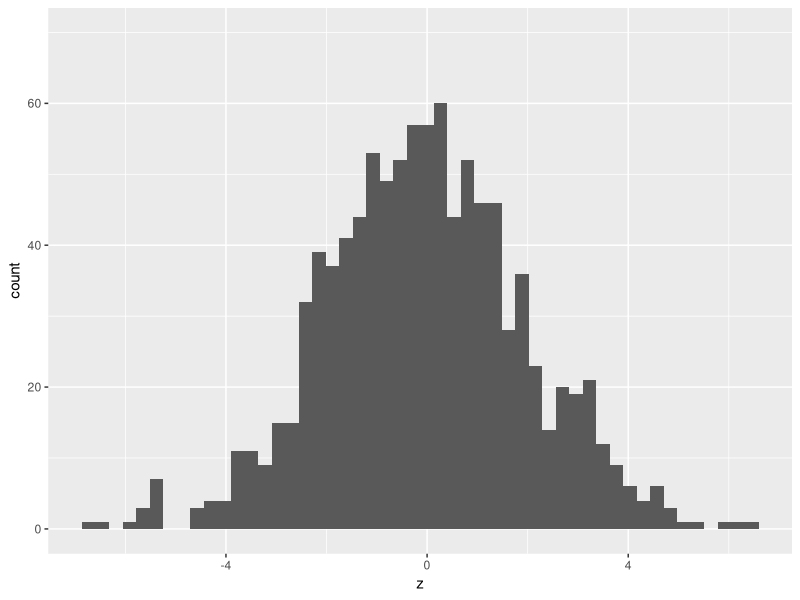
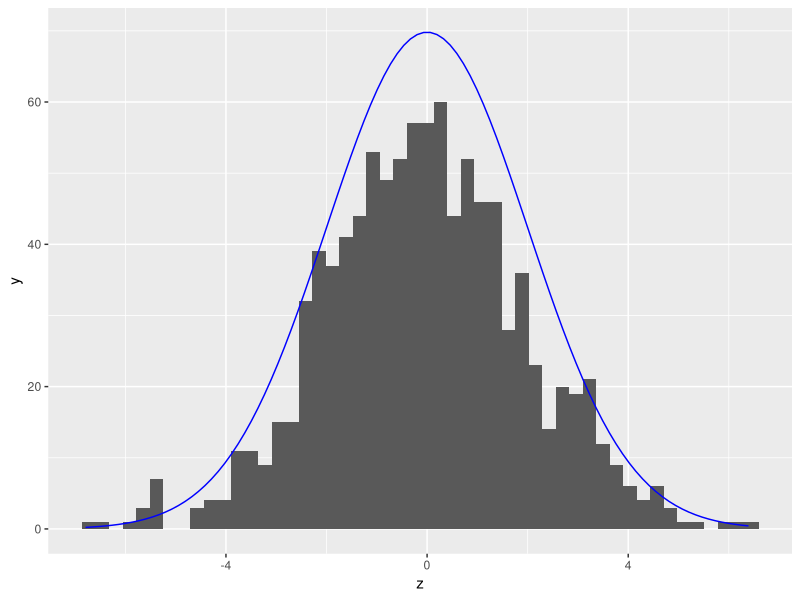
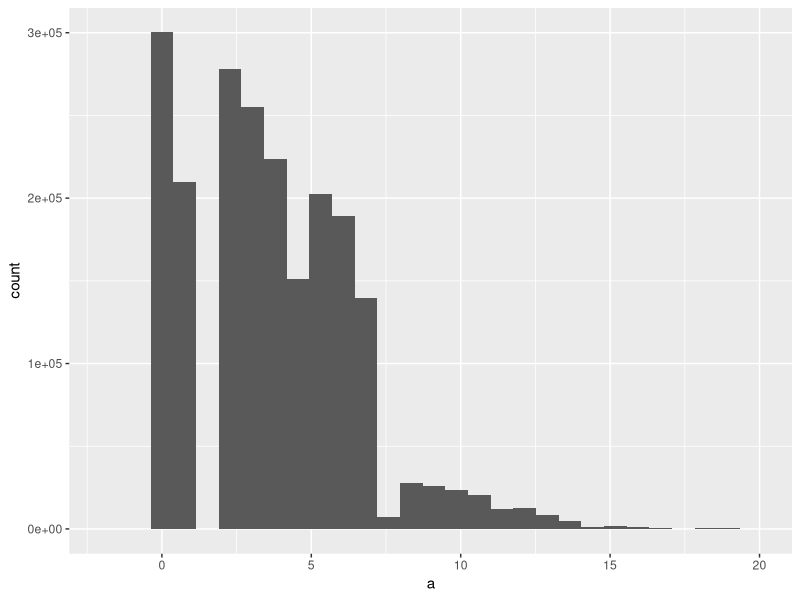
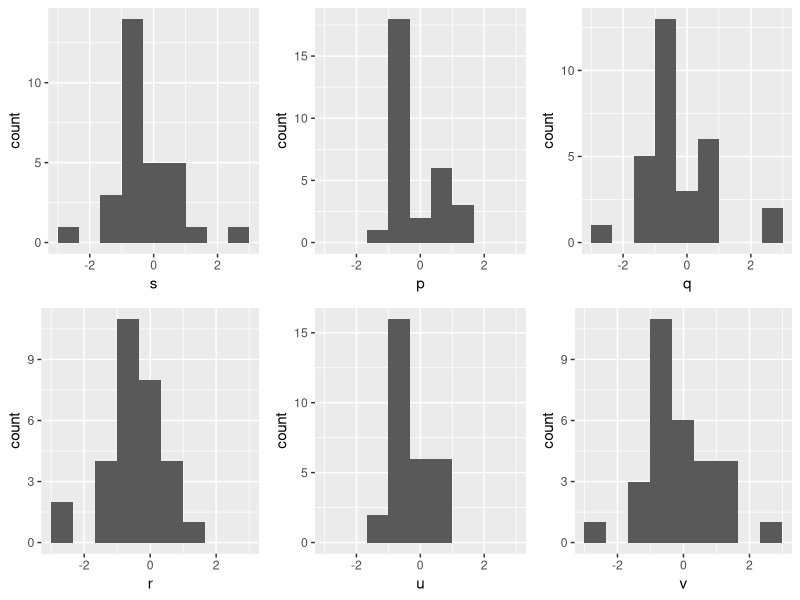

These charts were generated, in order, by the following R code:
## ---- chunk 1
library(tidyverse)
library(gridExtra)

## ---- chunk 2
set.seed(1234)
z <- rnorm(1000, 0, 2)
z <- data.frame(z)
ggplot(z,aes(z)) +
  geom_histogram(bins = 50) +
  scale_y_continuous(limits = c(0,70))
## ---- chunk 3
std <- 2
mn <- 0
ggplot(z,aes(z)) +
  geom_histogram(bins = 50) +
  stat_function(fun = function(x, mean, sd){
    dnorm(x = x, mean = mn, sd = std) * 350
    }, color = "blue")
## ---- chunk 4
set.seed(1234)
a <- c(rnorm(100000, 10, 2), runif(1000000, 2, 7), rgeom(1000000, .3))
a <- data.frame(a)
ggplot(a,aes(a)) +
  geom_histogram(bins = 30) + 
  scale_x_continuous(limits = c(-2,20))
## ---- chunk 5
set.seed(1234)
s <- rnorm(30)
p <- sample(s, 30, replace = TRUE)
q <- sample(s, 30, replace = TRUE)
r <- sample(s, 30, replace = TRUE)
u <- sample(s, 30, replace = TRUE)
v <- sample(s, 30, replace = TRUE)
plot_s <- ggplot(as.data.frame(s), aes(s)) +
  geom_histogram(bins = 10) +
  scale_x_continuous(limits=c(-3,3))
plot_p <- ggplot(as.data.frame(p), aes(p)) +
  geom_histogram(bins = 10) +
  scale_x_continuous(limits=c(-3,3))
plot_q <- ggplot(as.data.frame(q), aes(q)) +
  geom_histogram(bins = 10) +
  scale_x_continuous(limits=c(-3,3))
plot_r <- ggplot(as.data.frame(r), aes(r)) +
  geom_histogram(bins = 10) +
  scale_x_continuous(limits=c(-3,3))
plot_u <- ggplot(as.data.frame(u), aes(u)) +
  geom_histogram(bins = 10) +
  scale_x_continuous(limits=c(-3,3))
plot_v <- ggplot(as.data.frame(v), aes(v)) +
  geom_histogram(bins = 10) +
  scale_x_continuous(limits=c(-3,3))
grid.arrange(plot_s, plot_p, plot_q, plot_r, plot_u, plot_v, ncol = 3)
 
